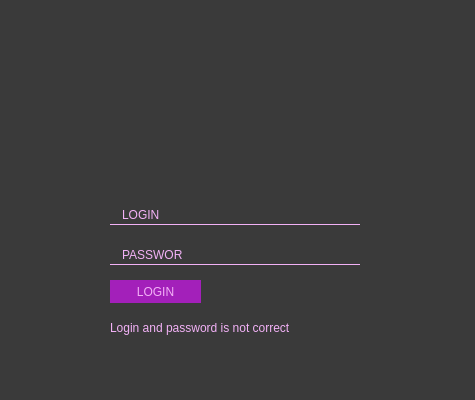
<?xml version="1.0" encoding="UTF-8"?>
<ui version="4.0">
 <class>LoginForm</class>
 <widget class="QWidget" name="LoginForm">
  <property name="geometry">
   <rect>
    <x>0</x>
    <y>0</y>
    <width>475</width>
    <height>400</height>
   </rect>
  </property>
  <property name="minimumSize">
   <size>
    <width>475</width>
    <height>400</height>
   </size>
  </property>
  <property name="maximumSize">
   <size>
    <width>475</width>
    <height>400</height>
   </size>
  </property>
  <property name="windowTitle">
   <string>Form</string>
  </property>
  <property name="autoFillBackground">
   <bool>false</bool>
  </property>
  <property name="styleSheet">
   <string notr="true">background-color :#3a3a3a;
color : #f2b1f6;</string>
  </property>
  <widget class="QLabel" name="labelPictureNolt">
   <property name="geometry">
    <rect>
     <x>50</x>
     <y>60</y>
     <width>371</width>
     <height>111</height>
    </rect>
   </property>
   <property name="sizePolicy">
    <sizepolicy hsizetype="Expanding" vsizetype="Expanding">
     <horstretch>0</horstretch>
     <verstretch>0</verstretch>
    </sizepolicy>
   </property>
   <property name="maximumSize">
    <size>
     <width>48000</width>
     <height>48000</height>
    </size>
   </property>
   <property name="sizeIncrement">
    <size>
     <width>0</width>
     <height>0</height>
    </size>
   </property>
   <property name="baseSize">
    <size>
     <width>0</width>
     <height>0</height>
    </size>
   </property>
   <property name="text">
    <string/>
   </property>
   <property name="textFormat">
    <enum>Qt::AutoText</enum>
   </property>
   <property name="pixmap">
    <pixmap resource="images.qrc">:/new/login/images/loginBackground.png</pixmap>
   </property>
   <property name="scaledContents">
    <bool>true</bool>
   </property>
   <property name="alignment">
    <set>Qt::AlignBottom|Qt::AlignLeading|Qt::AlignLeft</set>
   </property>
   <property name="wordWrap">
    <bool>false</bool>
   </property>
   <property name="margin">
    <number>0</number>
   </property>
   <property name="indent">
    <number>-2</number>
   </property>
  </widget>
  <widget class="QPushButton" name="btnLogin">
   <property name="geometry">
    <rect>
     <x>110</x>
     <y>280</y>
     <width>91</width>
     <height>23</height>
    </rect>
   </property>
   <property name="focusPolicy">
    <enum>Qt::StrongFocus</enum>
   </property>
   <property name="styleSheet">
    <string notr="true">background: #a320ba;
border : none;
color : #f2b1f6;</string>
   </property>
   <property name="text">
    <string>LOGIN</string>
   </property>
  </widget>
  <widget class="QLineEdit" name="lineEditLogin">
   <property name="geometry">
    <rect>
     <x>110</x>
     <y>200</y>
     <width>250</width>
     <height>25</height>
    </rect>
   </property>
   <property name="styleSheet">
    <string notr="true">border:none;
border-bottom:1px solid #f2b1f6;
color : #f2b1f6;
padding:0 10px;</string>
   </property>
   <property name="text">
    <string/>
   </property>
  </widget>
  <widget class="QLineEdit" name="lineEditPassword">
   <property name="geometry">
    <rect>
     <x>110</x>
     <y>240</y>
     <width>250</width>
     <height>25</height>
    </rect>
   </property>
   <property name="autoFillBackground">
    <bool>false</bool>
   </property>
   <property name="styleSheet">
    <string notr="true">border:none;
border-bottom:1px solid #f2b1f6;
color : #f2b1f6;
padding:0 10px;</string>
   </property>
   <property name="text">
    <string/>
   </property>
   <property name="echoMode">
    <enum>QLineEdit::Password</enum>
   </property>
   <property name="clearButtonEnabled">
    <bool>false</bool>
   </property>
  </widget>
  <widget class="QLabel" name="labelLogin">
   <property name="geometry">
    <rect>
     <x>122</x>
     <y>208</y>
     <width>60</width>
     <height>13</height>
    </rect>
   </property>
   <property name="mouseTracking">
    <bool>false</bool>
   </property>
   <property name="styleSheet">
    <string notr="true">color : #f2b1f6;</string>
   </property>
   <property name="frameShape">
    <enum>QFrame::NoFrame</enum>
   </property>
   <property name="text">
    <string>LOGIN</string>
   </property>
  </widget>
  <widget class="QLabel" name="labelPassword">
   <property name="geometry">
    <rect>
     <x>122</x>
     <y>248</y>
     <width>60</width>
     <height>13</height>
    </rect>
   </property>
   <property name="styleSheet">
    <string notr="true">color : #f2b1f6;</string>
   </property>
   <property name="text">
    <string>PASSWORD</string>
   </property>
  </widget>
  <widget class="QLabel" name="labelIncorrectLogin">
   <property name="geometry">
    <rect>
     <x>110</x>
     <y>320</y>
     <width>241</width>
     <height>16</height>
    </rect>
   </property>
   <property name="styleSheet">
    <string notr="true">color : #f2b1f6;</string>
   </property>
   <property name="text">
    <string>Login and password is not correct</string>
   </property>
  </widget>
 </widget>
 <resources>
  <include location="images.qrc"/>
 </resources>
 <connections/>
</ui>
